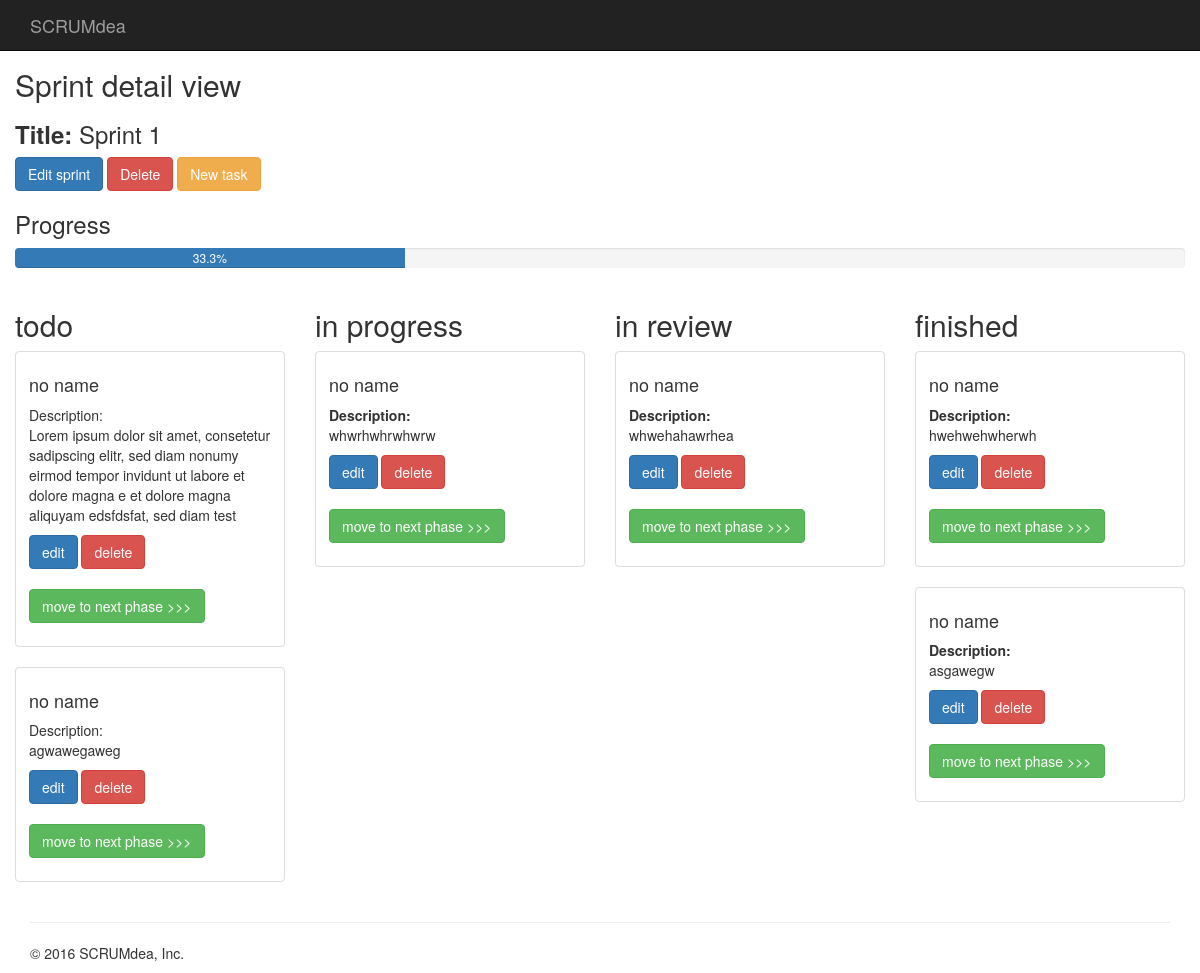
Page /projects/14/sprints/14/ on the committed database.
### scrumdea/models.py (models this page shows)
class Sprint(models.Model):
    name = models.CharField(max_length=100)
    project = models.ForeignKey(Project, on_delete=models.CASCADE)
    creation_date = timezone.now()
    finishing_date = models.DateTimeField(null=True)

class Task(models.Model):
    sprint = models.ForeignKey(Sprint, on_delete=models.CASCADE)
    creation_date = timezone.now()
    PHASE = (
        ('ToDo', 'To Do'),
        ('iP', 'in Progress'),
        ('iR', 'in Review'),
        ('F', 'Finished'),
    )
    phase = models.CharField(max_length=4,
                             choices=PHASE,
                             default='ToDo')
    name = models.CharField(max_length=300, default='no name')
    description = models.TextField()
    assignedUser = models.ForeignKey(User, related_name='tasks', verbose_name='User')

### scrumdea/views.py (the view)
# urls.py: url(r'^projects/(?P<pk>\d+)/sprints/(?P<spk>\d+)/$', views.SprintDetailView.as_view(), name='sprint_detail_view'),
class SprintDetailView(DetailView):
    model = src_models.Sprint
    template_name = 'scrumdea/sprint/sprint-detail.html'
    def get_object(self, queryset=None):
        return src_models.Sprint.objects.get(id=self.kwargs['spk'])
    def get_context_data(self, **kwargs):
        context = super(SprintDetailView, self).get_context_data(**kwargs)
        context['tasks_todo'] = src_models.Task.objects.filter(sprint=self.kwargs['spk'], phase='ToDo')
        context['tasks_in_progress'] = src_models.Task.objects.filter(sprint=self.kwargs['spk'], phase='iP')
        context['tasks_in_review'] = src_models.Task.objects.filter(sprint=self.kwargs['spk'], phase='iR')
        context['tasks_finished'] = src_models.Task.objects.filter(sprint=self.kwargs['spk'], phase='F')
        context['project'] = src_models.Project.objects.get(id=self.kwargs['pk'])
        context['sprint'] = src_models.Sprint.objects.get(id=self.kwargs['spk'])
        percent_complete = round(((src_models.Task.objects.filter(sprint=self.kwargs['spk'], phase='F').count() / src_models.Task.objects.filter(sprint=self.kwargs['spk']).count()) * 100), 1)
        context['sprint_complete_in_percent'] = percent_complete
        return context

### scrumdea/templates/scrumdea/sprint/sprint-detail.html (shortened to what this page needs)
{% extends "scrumdea/base.html" %}
{% block content %}
    <h2>Sprint detail view</h2>
        <h3><strong>Title: </strong>{{ object.name }}</h3>
        <a href="{% url 'sprint_edit_view' pk=object.project.id spk=object.id %}"> <button type="button" class="btn btn-primary">Edit sprint</button></a>
        <a href="{% url 'sprint_delete_view' pk=object.project.id spk=object.id %} "> <button type="button" class="btn btn-danger">Delete</button></a>
        <a href="{% url 'task_create_view' pk=object.project.id spk=object.id %} "> <button type="button" class="btn btn-warning">New task</button></a>
        <br/>
        <h3>Progress</h3>
        <div class="progress">
            <div class="progress-bar" role="progressbar" aria-valuemin="0" aria-valuemax="100" aria-valuenow="{{ sprint_complete_in_percent }}" style="width: {{ sprint_complete_in_percent }}%">
                {{ sprint_complete_in_percent }}%
            </div>
        </div>
        <div class="row">
            <div class="col-md-3">
                <h2>todo</h2>
                {% for task in tasks_todo %}
                <div class="thumbnail">
                    <div class="caption">
                    <h4>{{ task.name }}</h4>
                    <p>Description:<br>
                    {{ task.description }}</p>
                    <a href="{% url 'task_edit_view' pk=project.id spk=sprint.id tpk=task.id %}"> <button type="button" class="btn btn-primary">edit</button></a>
                    <a href="{% url 'task_delete_view' pk=project.id spk=sprint.id tpk=task.id %}"> <button type="button" class="btn btn-danger">delete</button></a>
                    <p> <br><a href=""> <button type="button" class="btn btn-success"> move to next phase >>></button></a></p>
                    </div>
                </div>
                {% endfor %}
            </div>
            <div class="col-md-3">
                <h2>in progress</h2>
                {% for task in tasks_in_progress %}
                <div class="thumbnail">
                    <div class="caption">
                    <h4>{{ task.name }}</h4>
                    <p><strong>Description:</strong><br>
                    {{ task.description }}</p>
                    <a href="{% url 'task_edit_view' pk=project.id spk=sprint.id tpk=task.id %}"> <button type="button" class="btn btn-primary">edit</button></a>
                    <a href="{% url 'task_delete_view' pk=project.id spk=sprint.id tpk=task.id %}"> <button type="button" class="btn btn-danger">delete</button></a>
                    <p> <br><a href=""> <button type="button" class="btn btn-success"> move to next phase >>></button></a></p>
                    </div>
                 </div>
                {% endfor %}
            </div>
            <div class="col-md-3">
                <h2>in review</h2>
                {% for task in tasks_in_review %}
                <div class="thumbnail">
                    <div class="caption">
                    <h4>{{ task.name }}</h4>
                    <p><strong>Description:</strong><br>
                    {{ task.description }}</p>
                    <a href="{% url 'task_edit_view' pk=project.id spk=sprint.id tpk=task.id %}"> <button type="button" class="btn btn-primary">edit</button></a>
                    <a href="{% url 'task_delete_view' pk=project.id spk=sprint.id tpk=task.id %}"> <button type="button" class="btn btn-danger">delete</button></a>
                    <p> <br><a href=""> <button type="button" class="btn btn-success"> move to next phase >>></button></a></p>
                    </div>
                 </div>
                {% endfor %}
            </div>
            <div class="col-md-3">
                <h2>finished</h2>
                {% for task in tasks_finished %}
                <div class="thumbnail">
                    <div class="caption">
                    <h4>{{ task.name }}</h4>
                    <p><strong>Description:</strong><br>
                    {{ task.description }}</p>
                    <a href="{% url 'task_edit_view' pk=project.id spk=sprint.id tpk=task.id %}"> <button type="button" class="btn btn-primary">edit</button></a>
                    <a href="{% url 'task_delete_view' pk=project.id spk=sprint.id tpk=task.id %}"> <button type="button" class="btn btn-danger">delete</button></a>
                    <p> <br><a href=""> <button type="button" class="btn btn-success"> move to next phase >>></button></a></p>
                    </div>
                 </div>
                {% endfor %}
            </div>
        </div>
{% endblock %}

### rows in the picture
Sprint: name "Sprint 1"
Task: name "no name", description "Lorem ipsum dolor sit amet, consetetur sadipscing elitr, sed diam nonumy eirmod tempor invidunt ut labore et dolore magna e et dolore magna aliquyam edsfdsfat, sed diam test"
Task: name "no name", description "agwawegaweg"
Task: name "no name", description "whwrhwhrwhwrw"
Task: name "no name", description "whwehahawrhea"
Task: name "no name", description "hwehwehwherwh"
Task: name "no name", description "asgawegw"

### other values in the picture
{{ sprint_complete_in_percent }} "33.3"
